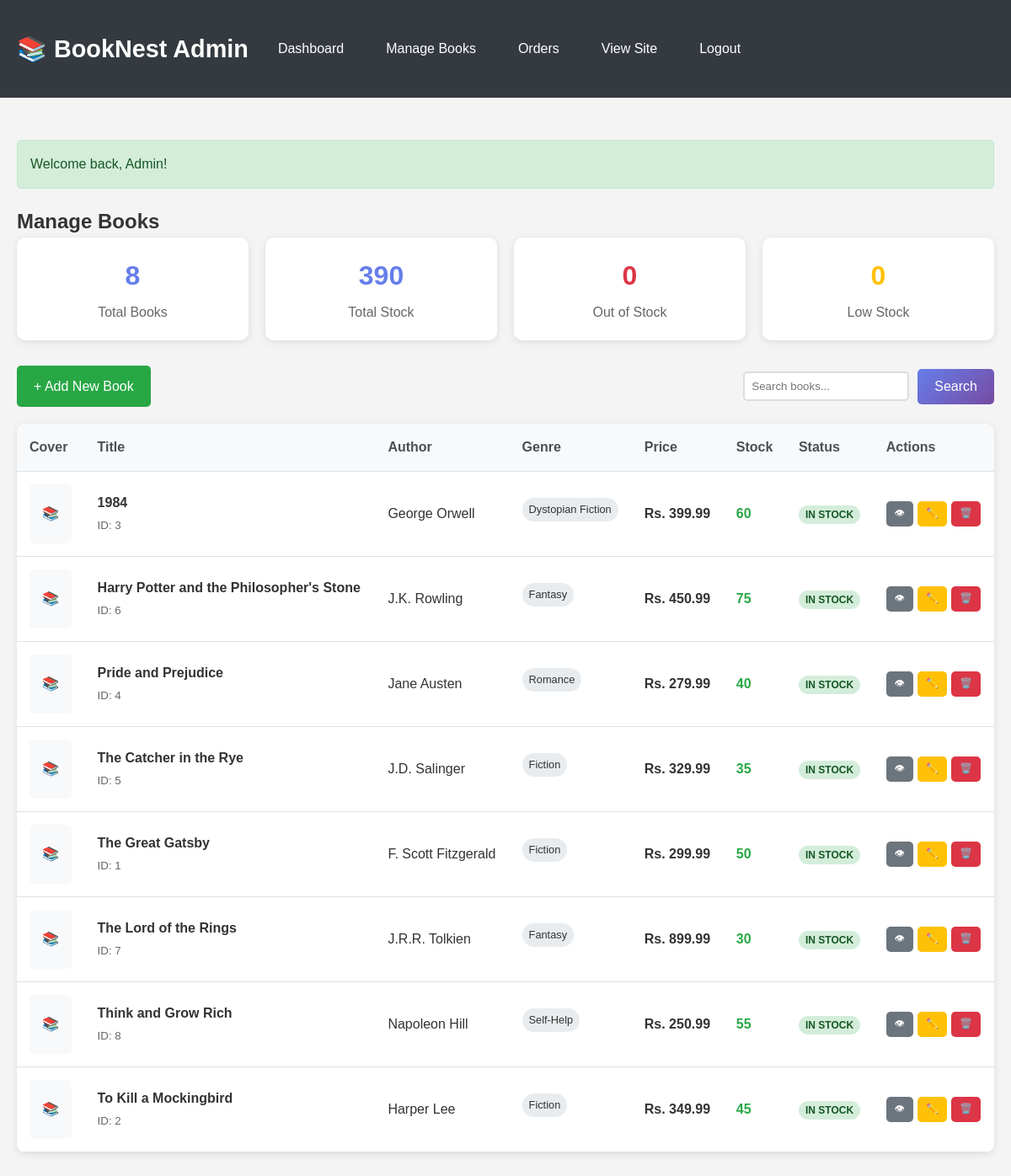
Screenshot of /admin/manage_books.php (signed in) with the database file from the repository.
### tables this page shows
CREATE TABLE books (
    book_id INT AUTO_INCREMENT PRIMARY KEY,
    title VARCHAR(255) NOT NULL,
    author VARCHAR(255) NOT NULL,
    genre VARCHAR(100),
    price DECIMAL(10, 2) NOT NULL,
    description TEXT,
    cover_image VARCHAR(255),
    stock_quantity INT DEFAULT 0,
    created_at TIMESTAMP DEFAULT CURRENT_TIMESTAMP,
    updated_at TIMESTAMP DEFAULT CURRENT_TIMESTAMP ON UPDATE CURRENT_TIMESTAMP
);

### admin/manage_books.php (the view, shortened to what this page needs)
<?php
require '../includes/db.php';
require '../includes/functions.php';
$search = isset($_GET['search']) ? sanitize_input($_GET['search']) : '';
$page = isset($_GET['page']) ? max(1, intval($_GET['page'])) : 1;
$per_page = 10;
$where_clause = "1=1";
$offset = ($page - 1) * $per_page;
$sql = "SELECT * FROM books WHERE $where_clause ORDER BY title ASC LIMIT $per_page OFFSET $offset";
$stmt = $conn->prepare($sql);
$stmt->execute();
$result = $stmt->get_result();
$stats_result = $conn->query("
    SELECT
        COUNT(*) as total_books,
        SUM(stock_quantity) as total_stock,
        COUNT(CASE WHEN stock_quantity = 0 THEN 1 END) as out_of_stock,
        COUNT(CASE WHEN stock_quantity <= 5 AND stock_quantity > 0 THEN 1 END) as low_stock
    FROM books
");
$stats = $stats_result->fetch_assoc();
?>
<!DOCTYPE html>
<html lang="en">
<head>
    <link rel="stylesheet" href="../assets/css/style.css">
</head>
<body>
    <header class="admin-header">
        <div class="container">
            <div class="admin-nav">
                <div class="logo">📚 BookNest Admin</div>
                <a href="dashboard.php">Dashboard</a>
                <a href="manage_books.php">Manage Books</a>
                <a href="orders.php">Orders</a>
                <a href="../books.php">View Site</a>
                <a href="../logout.php">Logout</a>
            </div>
        </div>
    </header>
    <div class="container">
        <?php echo display_session_message(); ?>
        <h2>Manage Books</h2>
        <div class="stats-grid">
            <div class="stat-card">
                <div class="stat-number"><?php echo $stats['total_books']; ?></div>
                <div class="stat-label">Total Books</div>
            </div>
            <div class="stat-card">
                <div class="stat-number"><?php echo $stats['total_stock']; ?></div>
                <div class="stat-label">Total Stock</div>
            </div>
            <div class="stat-card">
                <div class="stat-number" style="color: #dc3545;"><?php echo $stats['out_of_stock']; ?></div>
                <div class="stat-label">Out of Stock</div>
            </div>
            <div class="stat-card">
                <div class="stat-number" style="color: #ffc107;"><?php echo $stats['low_stock']; ?></div>
                <div class="stat-label">Low Stock</div>
            </div>
        </div>
        <div style="display: flex; justify-content: space-between; align-items: center; margin: 30px 0 20px 0; flex-wrap: wrap; gap: 15px;">
            <a href="add_book.php" class="btn btn-success">+ Add New Book</a>
            <form method="GET" style="display: flex; gap: 10px; align-items: center;">
                <input type="text" name="search" placeholder="Search books..."
                       value="<?php echo htmlspecialchars($search); ?>"
                       style="padding: 8px; border: 2px solid #ddd; border-radius: 5px;">
                <button type="submit" class="btn btn-primary">Search</button>
            </form>
        </div>
        <div class="table">
            <table>
                <thead>
                    <tr>
                        <th>Cover</th>
                        <th>Title</th>
                        <th>Author</th>
                        <th>Genre</th>
                        <th>Price</th>
                        <th>Stock</th>
                        <th>Status</th>
                        <th>Actions</th>
                    </tr>
                </thead>
                <tbody>
                    <?php if ($result->num_rows === 0): ?>
                        <tr>
                            <td colspan="8" style="text-align: center; padding: 40px; color: #666;">
                                <?php if (!empty($search)): ?>
                                    No books found matching "<?php echo htmlspecialchars($search); ?>"
                                <?php else: ?>
                                    No books found. <a href="add_book.php">Add your first book</a>
                                <?php endif; ?>
                            </td>
                        </tr>
                    <?php else: ?>
                        <?php while ($book = $result->fetch_assoc()): ?>
                            <tr>
                                <td>
                                    <div style="width: 50px; height: 70px; background: #f8f9fa; border-radius: 5px; display: flex; align-items: center; justify-content: center;">
                                        <?php if (!empty($book['cover_image']) && file_exists('../' . $book['cover_image'])): ?>
                                            <img src="../<?php echo htmlspecialchars($book['cover_image']); ?>"
                                                 alt="Cover" style="max-width: 100%; max-height: 100%; object-fit: cover; border-radius: 3px;">
                                        <?php else: ?>
                                            📚
                                        <?php endif; ?>
                                    </div>
                                </td>
                                <td>
                                    <strong><?php echo htmlspecialchars($book['title']); ?></strong>
                                    <br><small style="color: #666;">ID: <?php echo $book['book_id']; ?></small>
                                </td>
                                <td><?php echo htmlspecialchars($book['author']); ?></td>
                                <td>
                                    <?php if (!empty($book['genre'])): ?>
                                        <span class="book-genre"><?php echo htmlspecialchars($book['genre']); ?></span>
                                    <?php else: ?>
                                        <span style="color: #999;">-</span>
                                    <?php endif; ?>
                                </td>
                                <td><strong><?php echo format_price($book['price']); ?></strong></td>
                                <td>
                                    <span style="font-weight: bold; color: <?php echo $book['stock_quantity'] <= 5 ? ($book['stock_quantity'] == 0 ? '#dc3545' : '#ffc107') : '#28a745'; ?>">
                                        <?php echo $book['stock_quantity']; ?>
                                    </span>
                                </td>
                                <td><?php echo get_stock_status($book['stock_quantity']); ?></td>
                                <td>
                                    <div style="display: flex; gap: 5px; flex-wrap: wrap;">
                                        <a href="../book_details.php?id=<?php echo $book['book_id']; ?>"
                                           class="btn btn-secondary" style="padding: 5px 10px; font-size: 12px;"
                                           target="_blank" title="View Book">👁</a>
                                        <a href="edit_book.php?id=<?php echo $book['book_id']; ?>"
                                           class="btn btn-warning" style="padding: 5px 10px; font-size: 12px;"
                                           title="Edit Book">✏️</a>
                                        <a href="delete_books.php?id=<?php echo $book['book_id']; ?>"
                                           class="btn btn-danger" style="padding: 5px 10px; font-size: 12px;"
                                           onclick="return confirm('Are you sure you want to delete \"<?php echo htmlspecialchars($book['title']); ?>\"? This action cannot be undone.');"
                                           title="Delete Book">🗑️</a>
                                    </div>
                                </td>
                            </tr>
                        <?php endwhile; ?>
                    <?php endif; ?>
                </tbody>
            </table>
        </div>
    </div>
</body>
</html>

### includes/functions.php (shortened to what this page needs)
<?php
function format_price($price) {
    return 'Rs. ' . number_format($price, 2);
}
function get_stock_status($quantity) {
    if ($quantity > 10) {
        return '<span class="badge badge-success">In Stock</span>';
    } elseif ($quantity > 0) {
        return '<span class="badge badge-warning">Low Stock</span>';
    } else {
        return '<span class="badge badge-danger">Out of Stock</span>';
    }
}
function show_alert($message, $type = 'success') {
    return '<div class="alert alert-' . $type . '">' . htmlspecialchars($message) . '</div>';
}
function display_session_message() {
    if (isset($_SESSION['message'])) {
        $type = $_SESSION['message_type'] ?? 'success';
        $message = $_SESSION['message'];
        return show_alert($message, $type);
    }
    return '';
}
?>

### assets/css/style.css (style rules this page uses)
* { margin: 0; padding: 0; box-sizing: border-box; }
body { font-family: 'Arial', sans-serif; line-height: 1.6; background-color: #f4f4f4; color: #333; }
.container { max-width: 1200px; margin: 0 auto; padding: 20px; }
.logo { font-size: 1.8rem; font-weight: bold; }
.btn { padding: 12px 20px; border: none; border-radius: 5px; cursor: pointer; text-decoration: none; display: inline-block; font-size: 16px; transition: all 0.3s; text-align: center; }
.btn-primary { background: linear-gradient(135deg, #667eea 0%, #764ba2 100%); color: white; }
.btn-success { background: #28a745; color: white; }
.btn-danger { background: #dc3545; color: white; }
.btn-warning { background: #ffc107; color: #212529; }
.btn-secondary { background: #6c757d; color: white; }
.book-genre { background: #e9ecef; padding: 4px 8px; border-radius: 15px; font-size: 0.8rem; display: inline-block; margin-bottom: 10px; }
.admin-header { background: #343a40; color: white; padding: 15px 0; margin-bottom: 30px; }
.admin-nav { display: flex; gap: 20px; align-items: center; }
.admin-nav a { color: white; text-decoration: none; padding: 8px 15px; border-radius: 5px; transition: background-color 0.3s; }
.table { width: 100%; background: white; border-radius: 10px; overflow: hidden; box-shadow: 0 2px 10px rgba(0,0,0,0.1); margin-bottom: 20px; }
.table table { width: 100%; border-collapse: collapse; }
.table th, .table td { padding: 15px; text-align: left; border-bottom: 1px solid #dee2e6; }
.table th { background: #f8f9fa; font-weight: bold; color: #495057; }
.alert { padding: 15px; border-radius: 5px; margin-bottom: 20px; }
.alert-success { background: #d4edda; color: #155724; border: 1px solid #c3e6cb; }
.badge { padding: 4px 8px; border-radius: 12px; font-size: 0.75rem; font-weight: bold; text-transform: uppercase; }
.badge-success { background: #d4edda; color: #155724; }
.stats-grid { display: grid; grid-template-columns: repeat(auto-fit, minmax(200px, 1fr)); gap: 20px; margin-bottom: 30px; }
.stat-card { background: white; padding: 20px; border-radius: 10px; box-shadow: 0 2px 10px rgba(0,0,0,0.1); text-align: center; }
.stat-number { font-size: 2rem; font-weight: bold; color: #667eea; }
.stat-label { color: #666; margin-top: 5px; }

### rows the page displays
books: title "1984", book_id "3", author "George Orwell", genre "Dystopian Fiction", price "Rs. 399.99", stock_quantity "60", shows "IN STOCK"
books: title "Harry Potter and the Philosopher's Stone", book_id "6", author "J.K. Rowling", genre "Fantasy", price "Rs. 450.99", stock_quantity "75", shows "IN STOCK"
books: title "Pride and Prejudice", book_id "4", author "Jane Austen", genre "Romance", price "Rs. 279.99", stock_quantity "40", shows "IN STOCK"
books: title "The Catcher in the Rye", book_id "5", author "J.D. Salinger", genre "Fiction", price "Rs. 329.99", stock_quantity "35", shows "IN STOCK"
books: title "The Great Gatsby", book_id "1", author "F. Scott Fitzgerald", genre "Fiction", price "Rs. 299.99", stock_quantity "50", shows "IN STOCK"
books: title "The Lord of the Rings", book_id "7", author "J.R.R. Tolkien", genre "Fantasy", price "Rs. 899.99", stock_quantity "30", shows "IN STOCK"
books: title "Think and Grow Rich", book_id "8", author "Napoleon Hill", genre "Self-Help", price "Rs. 250.99", stock_quantity "55", shows "IN STOCK"
books: title "To Kill a Mockingbird", book_id "2", author "Harper Lee", genre "Fiction", price "Rs. 349.99", stock_quantity "45", shows "IN STOCK"

### other values shown
$message "Welcome back, Admin!"
$stats['total_books'] "8"
$stats['total_stock'] "390"
$stats['out_of_stock'] "0"
$stats['low_stock'] "0"
